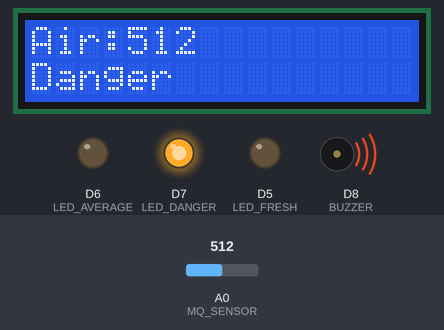
Recording of a sketch running on a simulated ESP8266 (NodeMCU). On the bench: 16×2 character LCD, output pins drawn as LEDs (lit = HIGH), buzzer (waves = sounding, pin HIGH). The test bench sets the inputs (shaded band); at power-on: A0 (MQ_SENSOR) = 512. What the sketch prints to the serial monitor is not drawn.

Above: at 1.2 s.
1.3 s: A0 (MQ_SENSOR) set to 418
At 3.3 s:
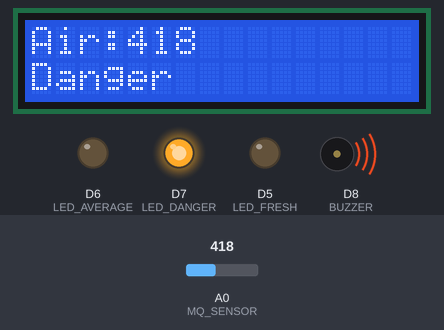
3.6 s: A0 (MQ_SENSOR) set to 383
At 5.0 s:
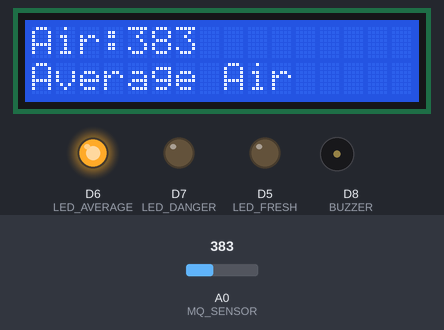
5.6 s: A0 (MQ_SENSOR) set to 365
At 6.9 s:
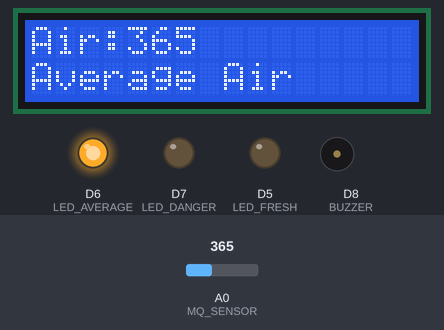
7.7 s: A0 (MQ_SENSOR) set to 343
At 8.7 s:
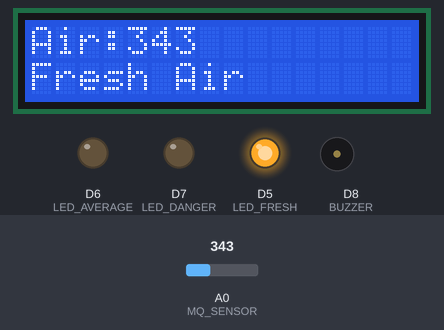
9.7 s: A0 (MQ_SENSOR) set to 610
At 11.3 s:
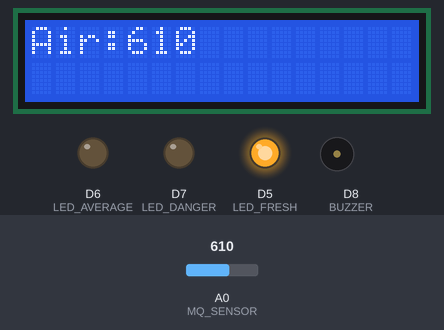
Timing chart, 0 to 12.7 s (numbered marks = the images above; inputs shaded):
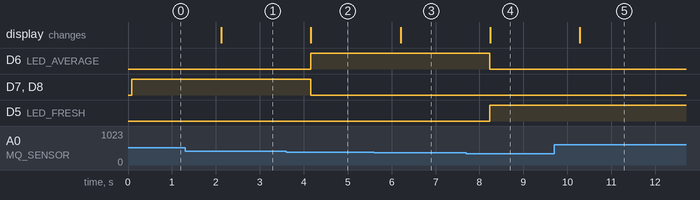

The sketch:

AirQualityMonitor.ino
```cpp
#include <Wire.h>
#include <LiquidCrystal_I2C.h>

// LCD Configuration
LiquidCrystal_I2C lcd(0x27, 16, 2);

// Pin Definitions
const int LED_FRESH = D5;
const int LED_AVERAGE = D6;
const int LED_DANGER = D7;
const int BUZZER = D8;
const int MQ_SENSOR = A0;

void setup()
{
    Serial.begin(9600);

    pinMode(LED_FRESH, OUTPUT);
    pinMode(LED_AVERAGE, OUTPUT);
    pinMode(LED_DANGER, OUTPUT);
    pinMode(BUZZER, OUTPUT);
    pinMode(MQ_SENSOR, INPUT);

    lcd.init();
    lcd.backlight();
    lcd.clear();

    lcd.setCursor(0, 0);
    lcd.print("Air Monitor");
}

void loop()
{
    int sensorValue = analogRead(MQ_SENSOR);

    Serial.println(sensorValue);

    lcd.clear();
    lcd.setCursor(0, 0);
    lcd.print("Air:");
    lcd.print(sensorValue);

    if (sensorValue <= 350)
    {
        digitalWrite(LED_FRESH, HIGH);
        digitalWrite(LED_AVERAGE, LOW);
        digitalWrite(LED_DANGER, LOW);
        digitalWrite(BUZZER, LOW);

        lcd.setCursor(0, 1);
        lcd.print("Fresh Air");
    }
    else if (sensorValue <= 400)
    {
        digitalWrite(LED_FRESH, LOW);
        digitalWrite(LED_AVERAGE, HIGH);
        digitalWrite(LED_DANGER, LOW);
        digitalWrite(BUZZER, LOW);

        lcd.setCursor(0, 1);
        lcd.print("Average Air");
    }
    else if (sensorValue <= 600)
    {
        digitalWrite(LED_FRESH, LOW);
        digitalWrite(LED_AVERAGE, LOW);
        digitalWrite(LED_DANGER, HIGH);
        digitalWrite(BUZZER, HIGH);

        lcd.setCursor(0, 1);
        lcd.print("Danger");
    }

    delay(1000);
}
```

Measured:
- the behaviour switches between 401 and 400 on A0 (MQ_SENSOR) (found by bisection; images 1 and 2)
- the behaviour switches between 351 and 350 on A0 (MQ_SENSOR) (found by bisection; images 3 and 4)
- after the input at 1.3 s, the display: changes after 0.83 s (image 1)
- after the input at 3.6 s, D6 (LED_AVERAGE): LOW → HIGH after 0.55 s; D7 (LED_DANGER), D8 (BUZZER): HIGH → LOW after 0.55 s; the display: changes after 0.56 s (image 2)
- after the input at 5.6 s, the display: changes after 0.61 s (image 3)
- after the input at 7.7 s, D6 (LED_AVERAGE): HIGH → LOW after 0.54 s; D5 (LED_FRESH): LOW → HIGH after 0.54 s; the display: changes after 0.55 s (image 4)
- after the input at 9.7 s, the display: changes after 0.58 s (image 5)
